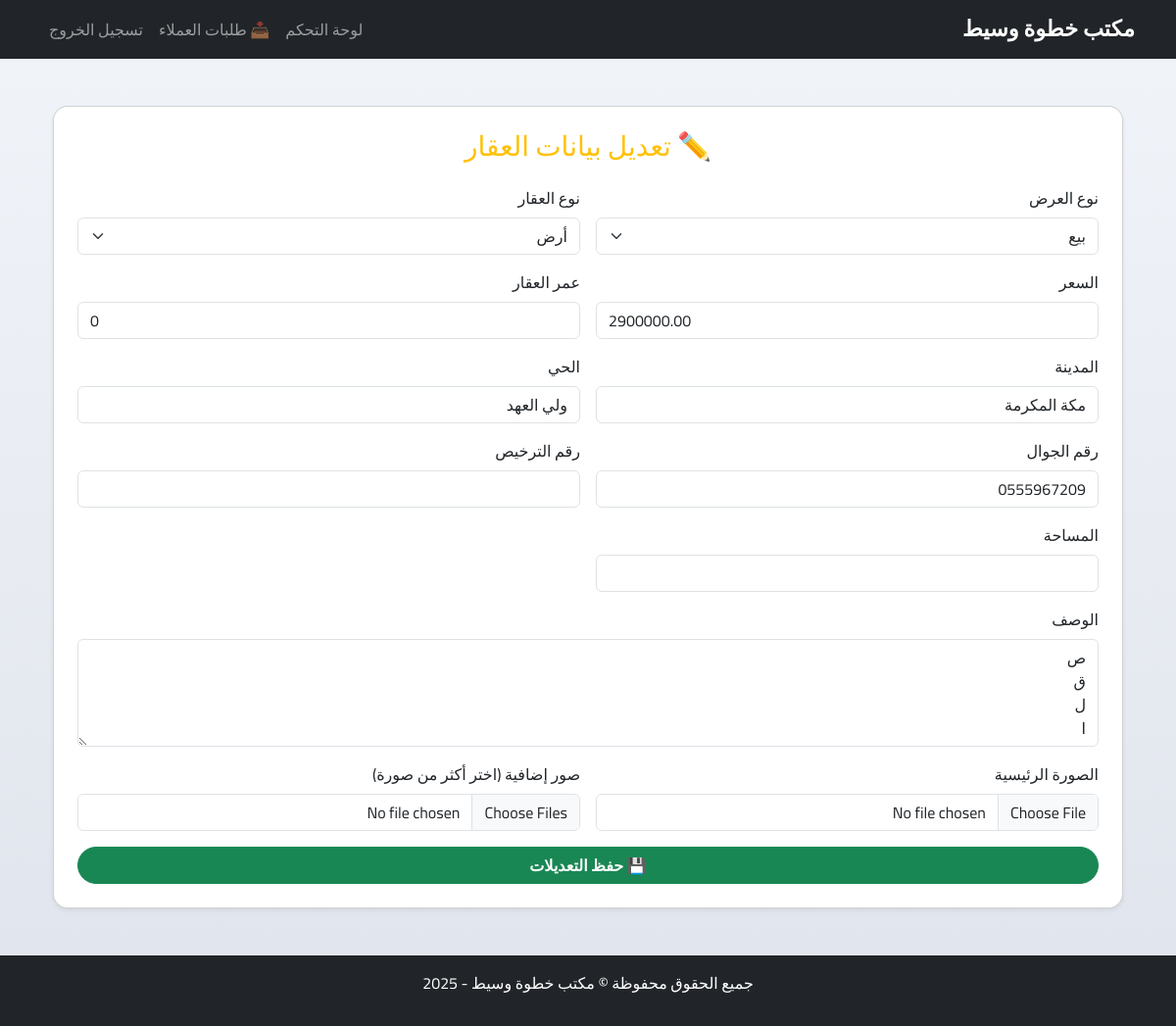
/dashboard/my-properties/4/edit/ (signed in), run on an earlier commit of the app's database.
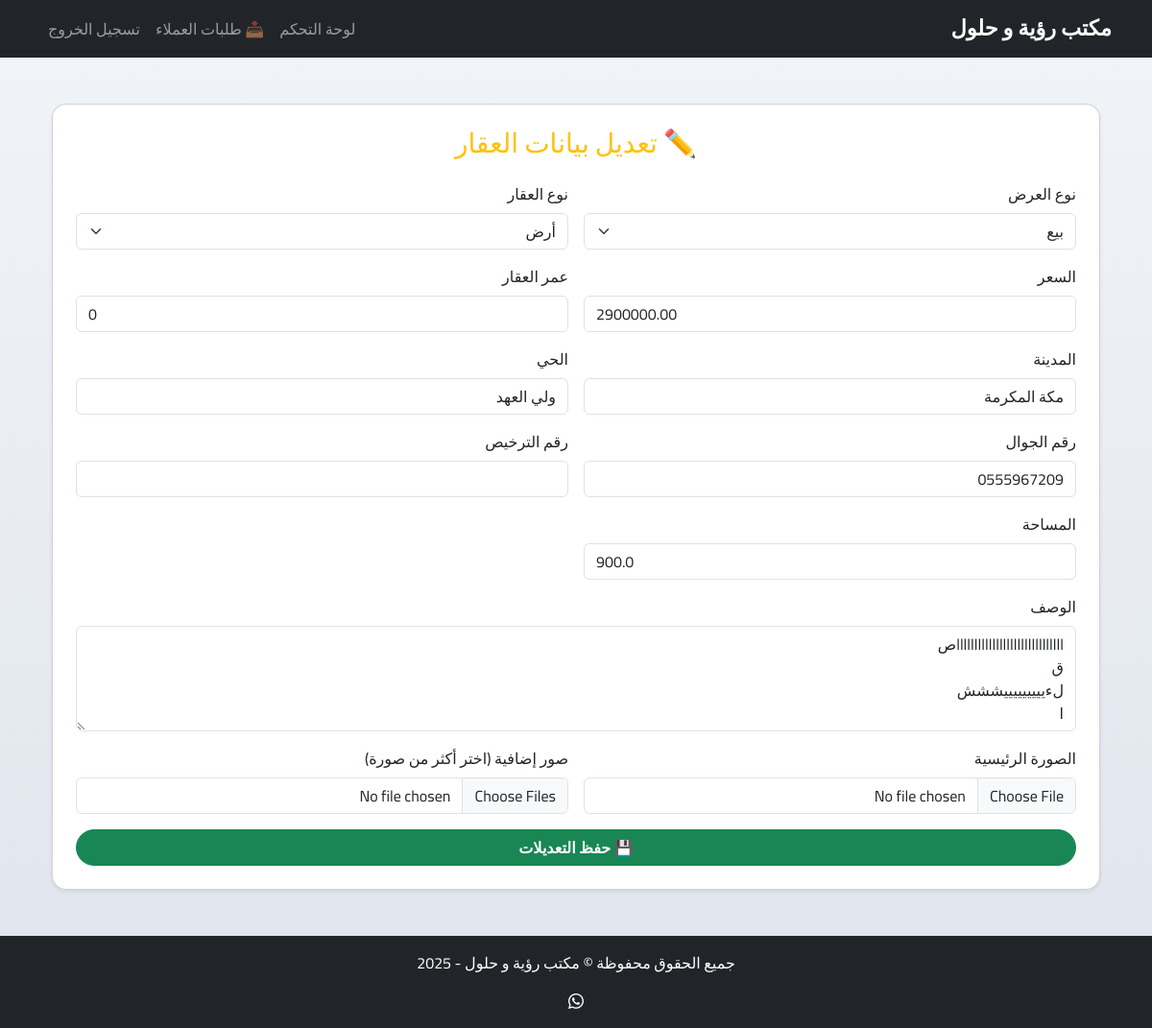
And on a later commit of the database.
### core/models.py (models this page shows, shortened)
class Property(models.Model):
    PROPERTY_TYPE_CHOICES = [
        ('apartment', 'شقة'),
        ('villa', 'فيلا'),
        ('land', 'أرض'),
        ('building', 'عمارة'),
        ('townhouse', 'تاون هاوس'),
        ('floor', 'دور'),
        ('palace', 'قصر'),
        ('chalet', 'استراحة'),
        ('farm', 'مزرعة'),
    ]
    OFFER_TYPE_CHOICES = [
        ('sale', 'بيع'),
        ('rent', 'إيجار'),
    ]
    PROPERTY_STATUS_CHOICES = [
        ('available', 'متاح'),
        ('reserved', 'محجوز'),
        ('executed', 'تم التنفيذ'),
    ]
    property_type = models.CharField(max_length=20, choices=PROPERTY_TYPE_CHOICES)
    offer_type = models.CharField(max_length=10, choices=OFFER_TYPE_CHOICES)
    age = models.PositiveIntegerField()
    price = models.DecimalField(max_digits=12, decimal_places=2)
    city = models.CharField(max_length=100)
    district = models.CharField(max_length=100)
    phone = models.CharField(max_length=20, verbose_name="رقم الجوال", null=True, blank=True)
    description = models.TextField()
    image = CloudinaryField('image', blank=True, null=True)
    license_number = models.CharField(max_length=50, blank=True, null=True)
    area = models.FloatField(null=True, blank=True)
    owner = models.ForeignKey(
        settings.AUTH_USER_MODEL,
        on_delete=models.CASCADE,
        related_name='properties'
    )
    created_at = models.DateTimeField(auto_now_add=True)
    status = models.CharField(
        max_length=10,
        choices=PROPERTY_STATUS_CHOICES,
        default='available'
    )
    reserved_by = models.ForeignKey(
        settings.AUTH_USER_MODEL,
        null=True,
        blank=True,
        on_delete=models.SET_NULL,
        related_name='reserved_properties',
        verbose_name="تم الحجز بواسطة"
    )
    reserved_at = models.DateTimeField(null=True, blank=True, verbose_name="وقت الحجز")
    executed_by = models.ForeignKey(
        settings.AUTH_USER_MODEL,
        null=True,
        blank=True,
        on_delete=models.SET_NULL,
        related_name='executed_properties',
        verbose_name="تم التنفيذ بواسطة"
    )
    executed_at = models.DateTimeField(null=True, blank=True, verbose_name="وقت التنفيذ")

class SiteSettings(models.Model):
    site_name = models.CharField(max_length=100, default='مكتب خطوة وسيط')
    twitter_url = models.URLField(blank=True, null=True)
    snapchat_url = models.URLField(blank=True, null=True)
    whatsapp_number = models.CharField(max_length=20, blank=True, null=True)
    class Meta:
        verbose_name = "إعدادات الموقع"
        verbose_name_plural = "إعدادات الموقع"

### core/views.py (the view)
# urls.py: path('dashboard/my-properties/<int:pk>/edit/', views.edit_property_view, name='edit_property'),
@login_required
def edit_property_view(request, pk):
    if request.user.user_type == 'admin':
        property_obj = get_object_or_404(Property, pk=pk)
    else:
        property_obj = get_object_or_404(Property, pk=pk, owner=request.user)
    if request.method == 'POST':
        if 'delete_image_id' in request.POST:
            PropertyImage.objects.filter(id=request.POST['delete_image_id'], property=property_obj).delete()
            return redirect('edit_property', pk=pk)
        if 'replace_image_id' in request.POST and 'replace_image_file' in request.FILES:
            image_obj = PropertyImage.objects.filter(id=request.POST['replace_image_id'], property=property_obj).first()
            if image_obj:
                image_obj.image = request.FILES['replace_image_file']
                image_obj.save()
            return redirect('edit_property', pk=pk)
        form = PropertyForm(request.POST, request.FILES, instance=property_obj)
        if form.is_valid():
            form.save()
            for image in request.FILES.getlist('images'):
                PropertyImage.objects.create(property=property_obj, image=image)
            messages.success(request, '✅ تم تعديل العقار بنجاح.')
            if request.user.user_type == 'admin':
                return redirect('admin_properties_list')
            else:
                return redirect('my_properties')
    else:
        form = PropertyForm(instance=property_obj)
    return render(request, 'core/edit_property.html', {
        'form': form,
        'property': property_obj,
        'images': PropertyImage.objects.filter(property=property_obj)
    })

### core/context_processors.py (called while the page is built)
def site_settings(request):
    try:
        return {'site_settings': SiteSettings.objects.first()}
    except:
        return {'site_settings': None}

### core/templates/core/edit_property.html (shortened to what this page needs)
{% extends 'core/base.html' %}
{% load static %}
{% load widget_tweaks %}
{% block content %}
<div class="container mt-5">
    <div class="card shadow-sm p-4">
        <h3 class="text-center text-warning mb-4">✏️ تعديل بيانات العقار</h3>
        <form method="POST" enctype="multipart/form-data" class="row g-3">
            <div class="col-md-6">
                <label class="form-label">نوع العرض</label>
                {{ form.offer_type|add_class:"form-select" }}
            </div>
            <div class="col-md-6">
                <label class="form-label">نوع العقار</label>
                {{ form.property_type|add_class:"form-select" }}
            </div>
            <div class="col-md-6">
                <label class="form-label">السعر</label>
                {{ form.price|add_class:"form-control" }}
            </div>
            <div class="col-md-6">
                <label class="form-label">عمر العقار</label>
                {{ form.age|add_class:"form-control" }}
            </div>
            <div class="col-md-6">
                <label class="form-label">المدينة</label>
                {{ form.city|add_class:"form-control" }}
            </div>
            <div class="col-md-6">
                <label class="form-label">الحي</label>
                {{ form.district|add_class:"form-control" }}
            </div>
            <div class="col-md-6">
                <label class="form-label">رقم الجوال</label>
                {{ form.phone|add_class:"form-control" }}
            </div>
            <div class="col-md-6">
                <label class="form-label">رقم الترخيص</label>
                {{ form.license_number|add_class:"form-control" }}
            </div>
            <div class="col-md-6">
                <label class="form-label">المساحة</label>
                {{ form.area|add_class:"form-control" }}
            </div>
            <div class="col-12">
                <label class="form-label">الوصف</label>
                {{ form.description|add_class:"form-control" }}
            </div>
            <div class="col-md-6">
                <label class="form-label">الصورة الرئيسية</label>
                {{ form.image|add_class:"form-control" }}
            </div>
            <div class="col-md-6">
                <label class="form-label">صور إضافية (اختر أكثر من صورة)</label>
                <input type="file" name="images" multiple class="form-control">
            </div>
            <div class="col-12 text-center">
                <button type="submit" class="btn btn-success w-100">
                    💾 حفظ التعديلات
                </button>
            </div>
        </form>
    </div>
</div>
{% endblock %}

### core/templates/core/base.html (shortened to what this page needs)
{% load static %}
<!DOCTYPE html>
<html lang="ar" dir="rtl">
<head>
    <link href="https://cdn.jsdelivr.net/npm/bootstrap@5.3.3/dist/css/bootstrap.rtl.min.css" rel="stylesheet">
    <link href="https://cdn.jsdelivr.net/npm/bootstrap-icons@1.10.5/font/bootstrap-icons.css" rel="stylesheet">
    <link rel="stylesheet" href="{% static 'css/dashboard.css' %}">
</head>
<body class="{% block body_class %}{% endblock %}">
<nav class="navbar navbar-expand-lg navbar-dark bg-dark mb-4">
    <div class="container">
        <a class="navbar-brand" href="/">{{ site_settings.site_name|default:"مكتب خطوة وسيط" }}</a>
        <div class="collapse navbar-collapse justify-content-end" id="navbarNav">
            <ul class="navbar-nav">
                {% if user.is_authenticated %}
                    <li class="nav-item">
                        <a class="nav-link" href="{% url 'dashboard' %}">لوحة التحكم</a>
                    </li>
                    <li class="nav-item">
                        <a class="nav-link" href="{% url 'customer_requests' %}">📥 طلبات العملاء</a>
                    </li>
                    <li class="nav-item">
                        <a class="nav-link" href="{% url 'logout' %}">تسجيل الخروج</a>
                    </li>
                {% else %}
                    <li class="nav-item">
                        <a class="nav-link" href="{% url 'login' %}">تسجيل الدخول</a>
                    </li>
                {% endif %}
            </ul>
        </div>
    </div>
</nav>
<div class="container mb-5">
    {% block content %}{% endblock %}
</div>
<footer class="bg-dark text-white text-center py-3 mt-auto">
    <div class="container">
        <p>جميع الحقوق محفوظة &copy; {{ site_settings.site_name|default:"مكتب خطوة وسيط" }} - 2025</p>
        <div>
            {% if site_settings.whatsapp_number %}
                <a href="https://wa.me/{{ site_settings.whatsapp_number }}" class="text-white"><i class="bi bi-whatsapp"></i></a>
            {% endif %}
        </div>
    </div>
</footer>
</body>
</html>

What changed in the data, as far as the page shows it:
added SiteSettings: site_name "مكتب رؤية و حلول"
changed Property "بيع": area (not shown) → "900.0"; description "ص ق ل ا" → "llllllllllllllllllllllllllllllص ق لءيييييييييششش ا"
Also different on the page:
{{ site_settings.site_name|default:"مكتب خطوة وسيط" }}: "مكتب خطوة وسيط" → (not shown)
